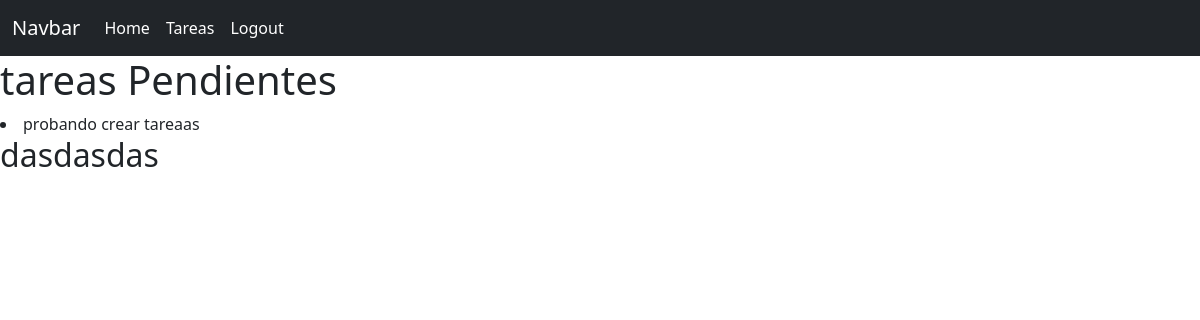
The app's page /tareas/ (signed in), older data.
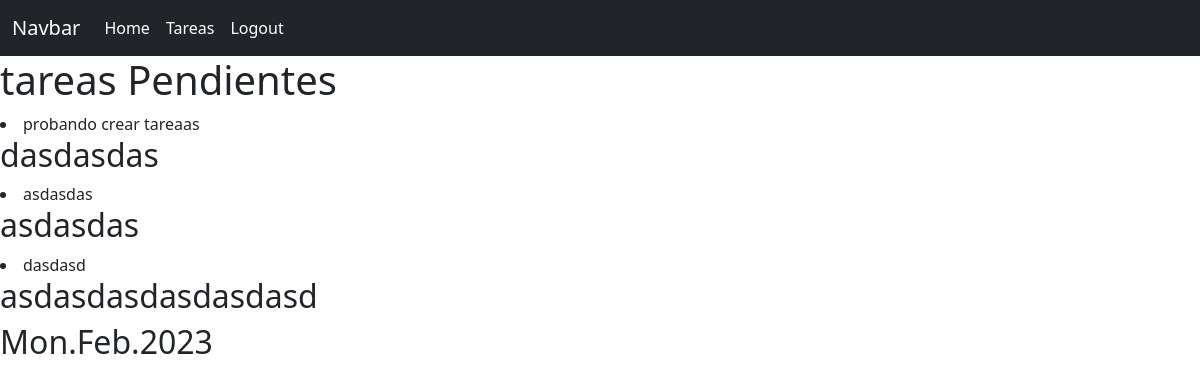
The same page, newer data.
### task/models.py (models this page shows, shortened)
class Tareas(models.Model):
    title = models.CharField(max_length=100)
    description = models.TextField(blank=True)
    created = models.DateTimeField(auto_now_add=True)
    datecompleted = models.DateTimeField(null=True)
    important = models.BooleanField(default=False)
    user = models.ForeignKey(User, on_delete=models.CASCADE)

### task/views.py (the view)
# urls.py: path('tareas/', views.tareas, name='tareas'),
@login_required
def tareas(request):
    tareas = Tareas.objects.filter(user=request.user)
    return render(request, 'tareas.html', {
        'tareas': Tareas.objects.filter(user=request.user)
    })

### task/templates/tareas.html (shortened to what this page needs)
{% extends 'base.html'%}
{% block content %}
<h1>tareas Pendientes</h1>
{% for tareas in tareas %}
<li>
        {{tareas.title}}
    <h2>{{tareas.description}}</h2>
</li>
<h2> {{tareas.datecompleted | date:'D.M.Y'}}</h2>
{% endfor %}
{% endblock %}

Row changes from the older to the newer data that the page shows:
added Tareas: title "asdasdas", description "asdasdas"
added Tareas: title "dasdasd", description "asdasdasdasdasdasd", datecompleted "Mon.Feb.2023"
